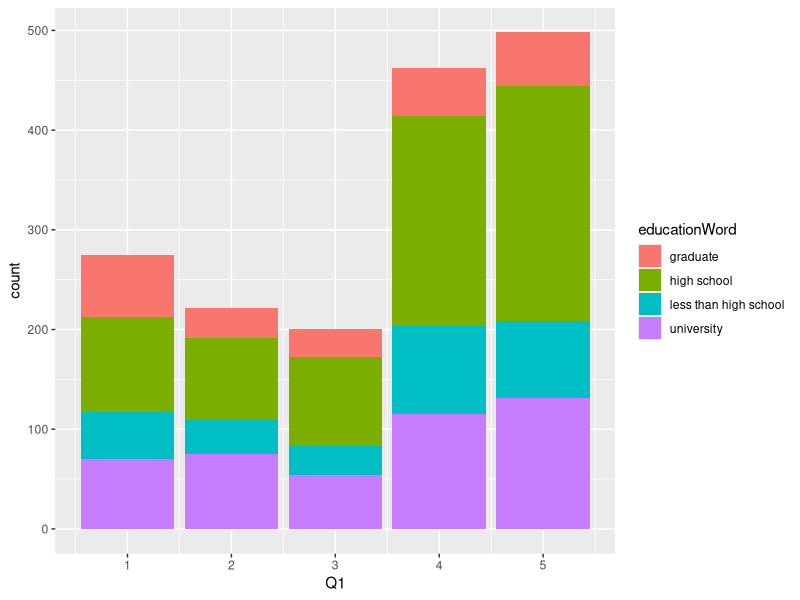
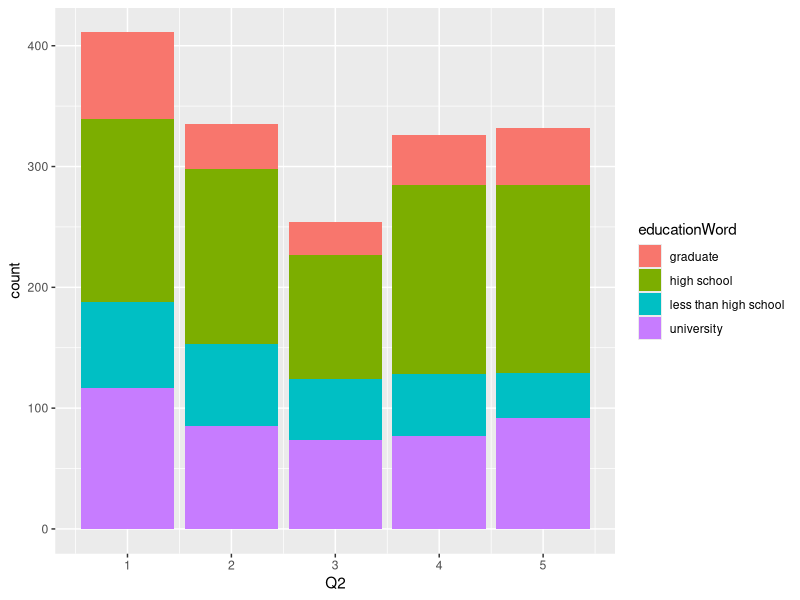
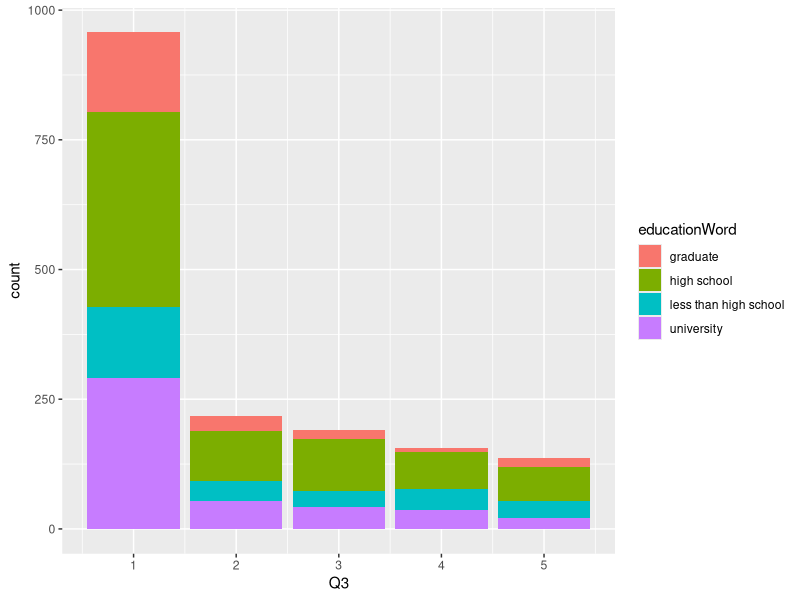
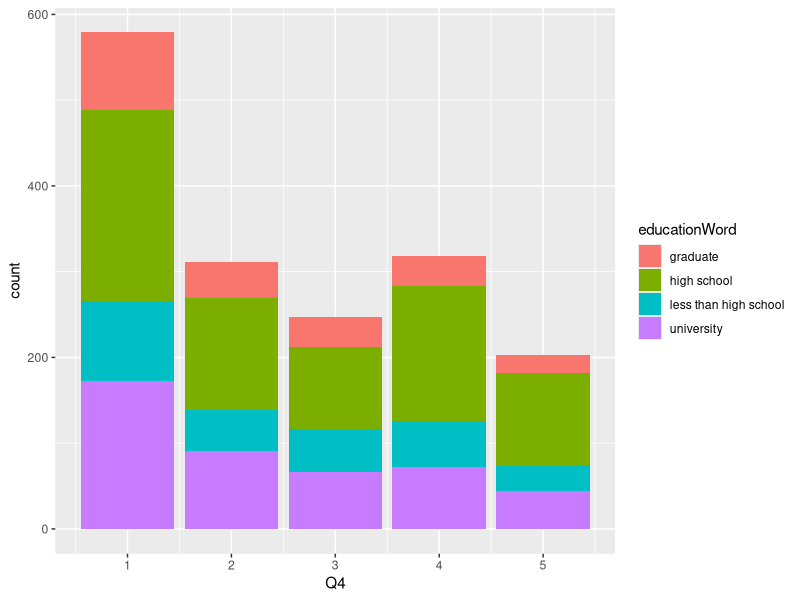
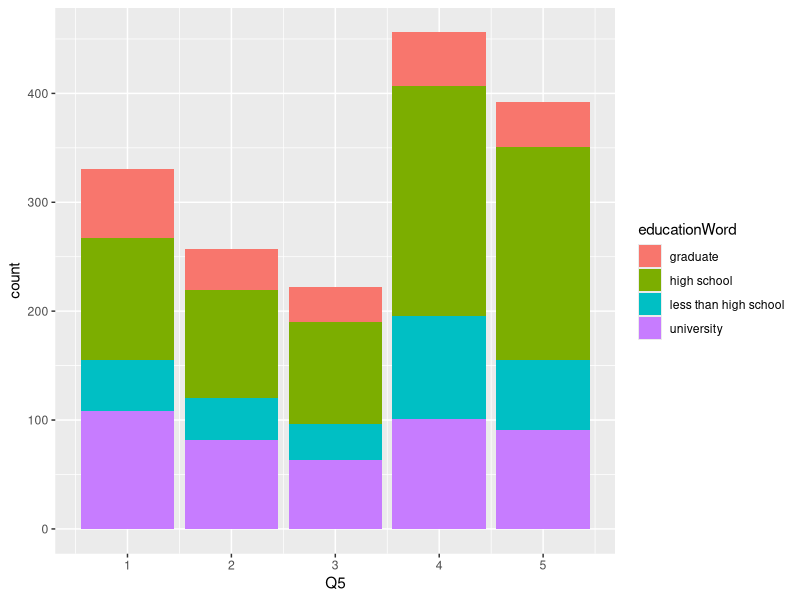
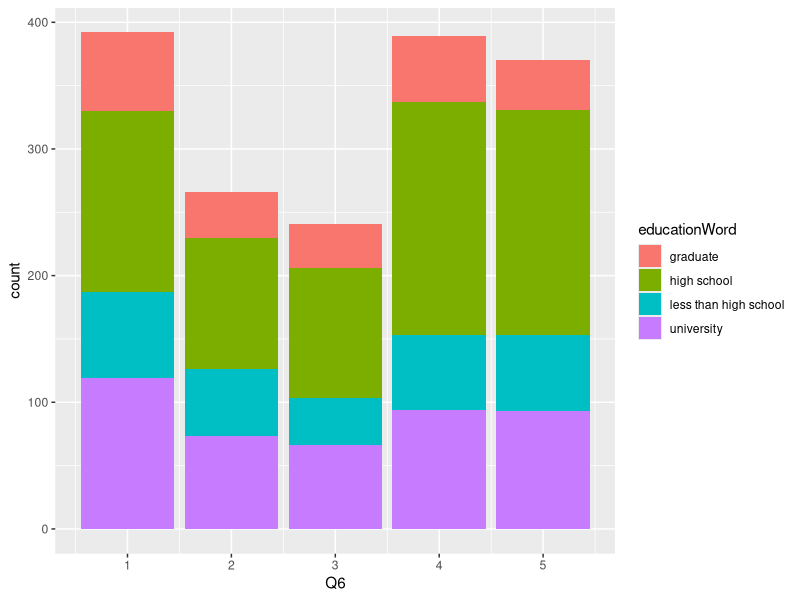
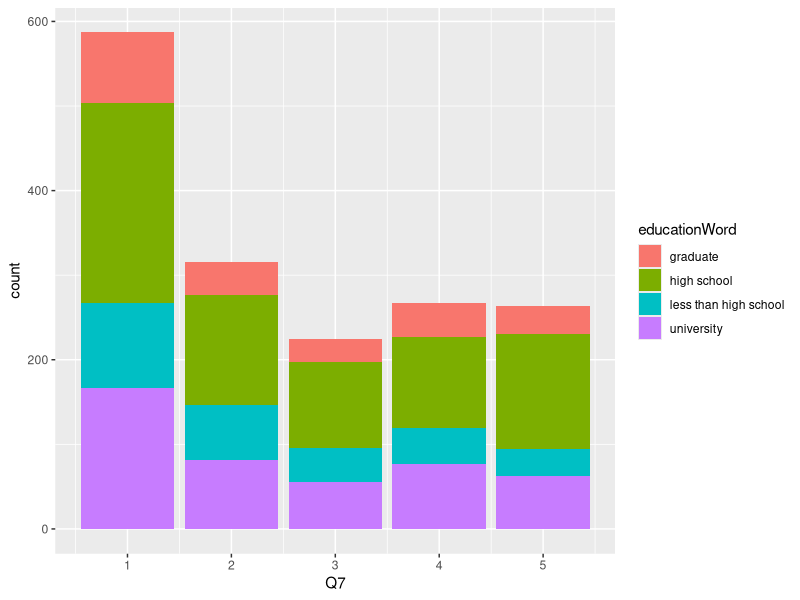
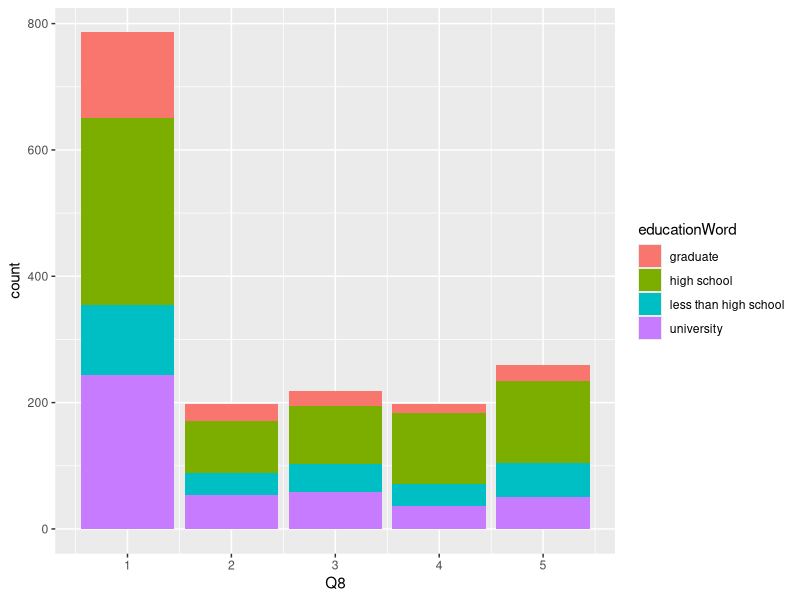

Write the R code that produced these figures, in order.
## ---- chunk 1
library(readr)
library(dplyr)
library(tidyverse)

#Reads from Conspiracy Data.csv and stores in conspiracy table
conspiracy <- read_csv("Conspiracy Data.csv") %>%
  #filters out the failed validity test answers
  filter(VCL6 == 0) %>%
  filter(VCL9 == 0) %>%
  filter(VCL12 == 0) %>%
  
  #filters out answers to conspiracy question not in the approved 1-5 scale
  filter(Q1>0) %>%
  filter(Q1<6) %>%
  
  filter(Q2>0) %>%
  filter(Q2<6) %>%
  
  filter(Q3>0) %>%
  filter(Q3<6) %>%
  
  filter(Q4>0) %>%
  filter(Q4<6) %>%
  
  filter(Q5>0) %>%
  filter(Q5<6) %>%
  
  filter(Q6>0) %>%
  filter(Q6<6) %>%
  
  filter(Q7>0) %>%
  filter(Q7<6) %>%
  
  filter(Q8>0) %>%
  filter(Q8<6) %>%
  
  filter(Q9>0) %>%
  filter(Q9<6) %>%
  
  filter(Q10>0) %>%
  filter(Q10<6) %>%
  
  filter(Q11>0) %>%
  filter(Q11<6) %>%
  
  filter(Q12>0) %>%
  filter(Q12<6) %>%
  
  filter(Q13>0) %>%
  filter(Q13<6) %>%
  
  filter(Q14>0) %>%
  filter(Q14<6) %>%
  
  filter(Q15>0) %>%
  filter(Q15<6) %>%
  
  #filters out personality values not in the approved 1-7 scale
  filter(TIPI1>0) %>%
  filter(TIPI1<8) %>%
  
  filter(TIPI2>0) %>%
  filter(TIPI2<8) %>%
  
  filter(TIPI3>0) %>%
  filter(TIPI3<8) %>%
  
  filter(TIPI4>0) %>%
  filter(TIPI4<8) %>%
  
  filter(TIPI5>0) %>%
  filter(TIPI5<8) %>%
  
  filter(TIPI6>0) %>%
  filter(TIPI6<8) %>%
  
  filter(TIPI7>0) %>%
  filter(TIPI7<8) %>%
  
  filter(TIPI8>0) %>%
  filter(TIPI8<8) %>%
  
  filter(TIPI9>0) %>%
  filter(TIPI9<8) %>%
  
  filter(TIPI10>0) %>%
  filter(TIPI10<8) %>%
  
  #filters out any unrealistic ages, with any ages under 13 already removed
  filter(age<100) %>%
  
  #filters out any unrealistic family sizes
  filter(familysize>0) %>%
  filter(familysize<20) %>%
  
  #filters out the rest of the columns with 0 values
  filter(education>0) %>%
  filter(urban>0) %>%
  filter(gender>0) %>%
  filter(engnat>0) %>%
  filter(hand>0) %>%
  filter(religion>0) %>%
  filter(orientation>0) %>%
  filter(race>0) %>%
  filter(voted>0) %>%
  filter(married>0) %>%
  
  #creates a column for the average of the question answers and rounds it to the nearest integer
  mutate(QAve = select(., Q1:Q2:Q3:Q4:Q5:Q6:Q7:Q8:Q9:Q10:Q11:Q12:Q13:Q14:Q15) %>%
  rowMeans(na.rm = T)) %>%
  mutate_if(is.numeric, round)

#Creates a new column for the word corresponding to the education level
conspiracy$educationWord[conspiracy$education == 1] <- "less than high school"
conspiracy$educationWord[conspiracy$education == 2] <- "high school"
conspiracy$educationWord[conspiracy$education == 3] <- "university"
conspiracy$educationWord[conspiracy$education == 4] <- "graduate"

#Creates a new column for the word corresponding to the living area
conspiracy$urbanWord[conspiracy$urban == 1] <- "rural"
conspiracy$urbanWord[conspiracy$urban == 2] <- "suburban"
conspiracy$urbanWord[conspiracy$urban == 3] <- "urban"

head(conspiracy, dim(conspiracy)[1])
## ---- chunk 2

#For each question, a bar graph is created relating to education
#Each chart is colored by education level
ggplot(conspiracy, aes(Q1, fill=educationWord)) + geom_bar()
ggplot(conspiracy, aes(Q2, fill=educationWord)) + geom_bar()
ggplot(conspiracy, aes(Q3, fill=educationWord)) + geom_bar()
ggplot(conspiracy, aes(Q4, fill=educationWord)) + geom_bar()
ggplot(conspiracy, aes(Q5, fill=educationWord)) + geom_bar()
ggplot(conspiracy, aes(Q6, fill=educationWord)) + geom_bar()
ggplot(conspiracy, aes(Q7, fill=educationWord)) + geom_bar()
ggplot(conspiracy, aes(Q8, fill=educationWord)) + geom_bar()
ggplot(conspiracy, aes(Q9, fill=educationWord)) + geom_bar()
ggplot(conspiracy, aes(Q10, fill=educationWord)) + geom_bar()
ggplot(conspiracy, aes(Q11, fill=educationWord)) + geom_bar()
ggplot(conspiracy, aes(Q12, fill=educationWord)) + geom_bar()
ggplot(conspiracy, aes(Q13, fill=educationWord)) + geom_bar()
ggplot(conspiracy, aes(Q14, fill=educationWord)) + geom_bar()
ggplot(conspiracy, aes(Q15, fill=educationWord)) + geom_bar()
ggplot(conspiracy, aes(QAve, fill=educationWord)) + geom_bar()

## ---- chunk 3

#For each question, a bar graph is created relating to living area
#Each chart is colored by living area
ggplot(conspiracy, aes(Q1, fill=urbanWord)) + geom_bar()
ggplot(conspiracy, aes(Q2, fill=urbanWord)) + geom_bar()
ggplot(conspiracy, aes(Q3, fill=urbanWord)) + geom_bar()
ggplot(conspiracy, aes(Q4, fill=urbanWord)) + geom_bar()
ggplot(conspiracy, aes(Q5, fill=urbanWord)) + geom_bar()
ggplot(conspiracy, aes(Q6, fill=urbanWord)) + geom_bar()
ggplot(conspiracy, aes(Q7, fill=urbanWord)) + geom_bar()
ggplot(conspiracy, aes(Q8, fill=urbanWord)) + geom_bar()
ggplot(conspiracy, aes(Q9, fill=urbanWord)) + geom_bar()
ggplot(conspiracy, aes(Q10, fill=urbanWord)) + geom_bar()
ggplot(conspiracy, aes(Q11, fill=urbanWord)) + geom_bar()
ggplot(conspiracy, aes(Q12, fill=urbanWord)) + geom_bar()
ggplot(conspiracy, aes(Q13, fill=urbanWord)) + geom_bar()
ggplot(conspiracy, aes(Q14, fill=urbanWord)) + geom_bar()
ggplot(conspiracy, aes(Q15, fill=urbanWord)) + geom_bar()
ggplot(conspiracy, aes(QAve, fill=urbanWord)) + geom_bar()

## ---- chunk 4

#Creates a table grouping by age and average belief
age_table <- conspiracy %>%
  group_by(age, QAve) %>%
  dplyr::summarise(age_count = n())

age_table

#Creates a scatterplot using age as X and number of age for a given average for Y and colors by average
age_scatter <- ggplot(age_table, aes(age, age_count))
age_scatter + geom_point(aes(color = format(QAve)))
